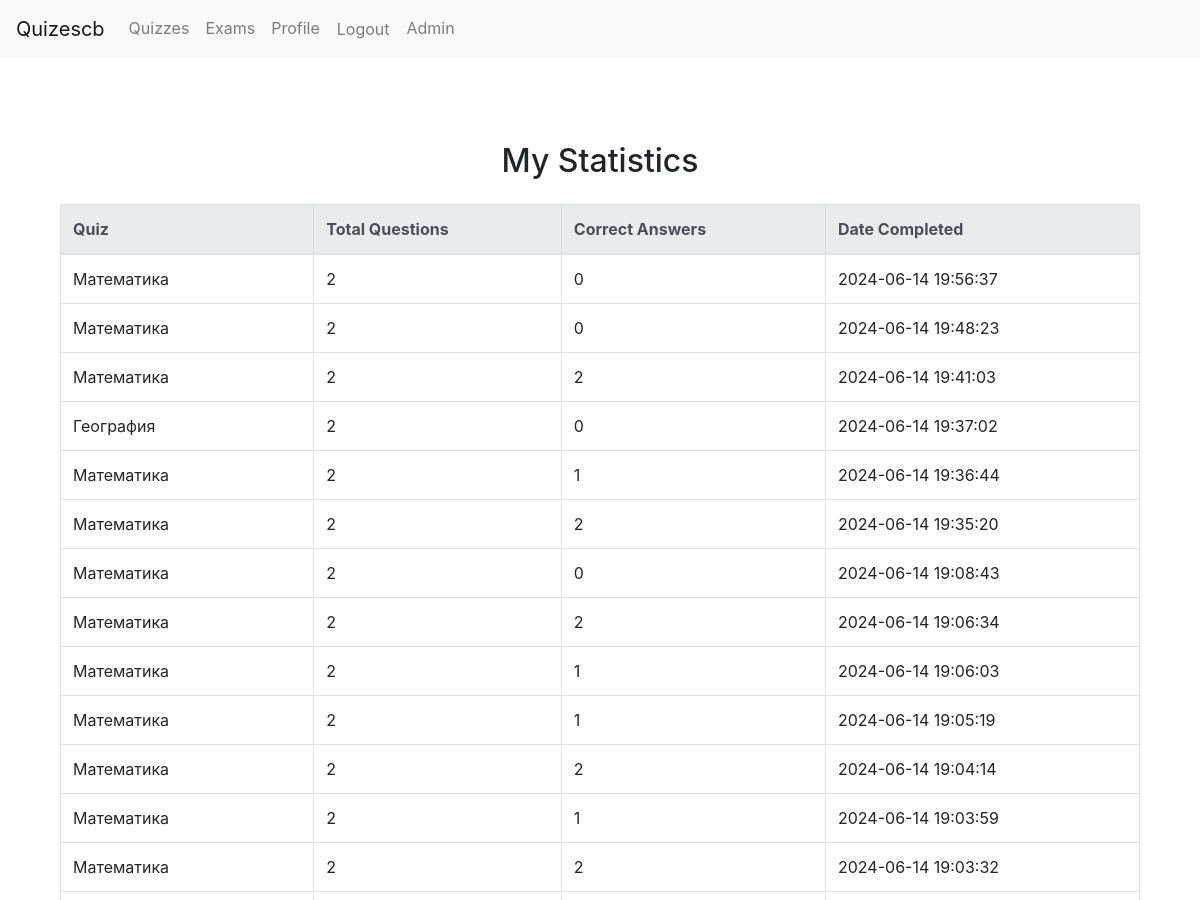
Before: /quizzes/statistics/ (signed in, upper part) with the older database file.
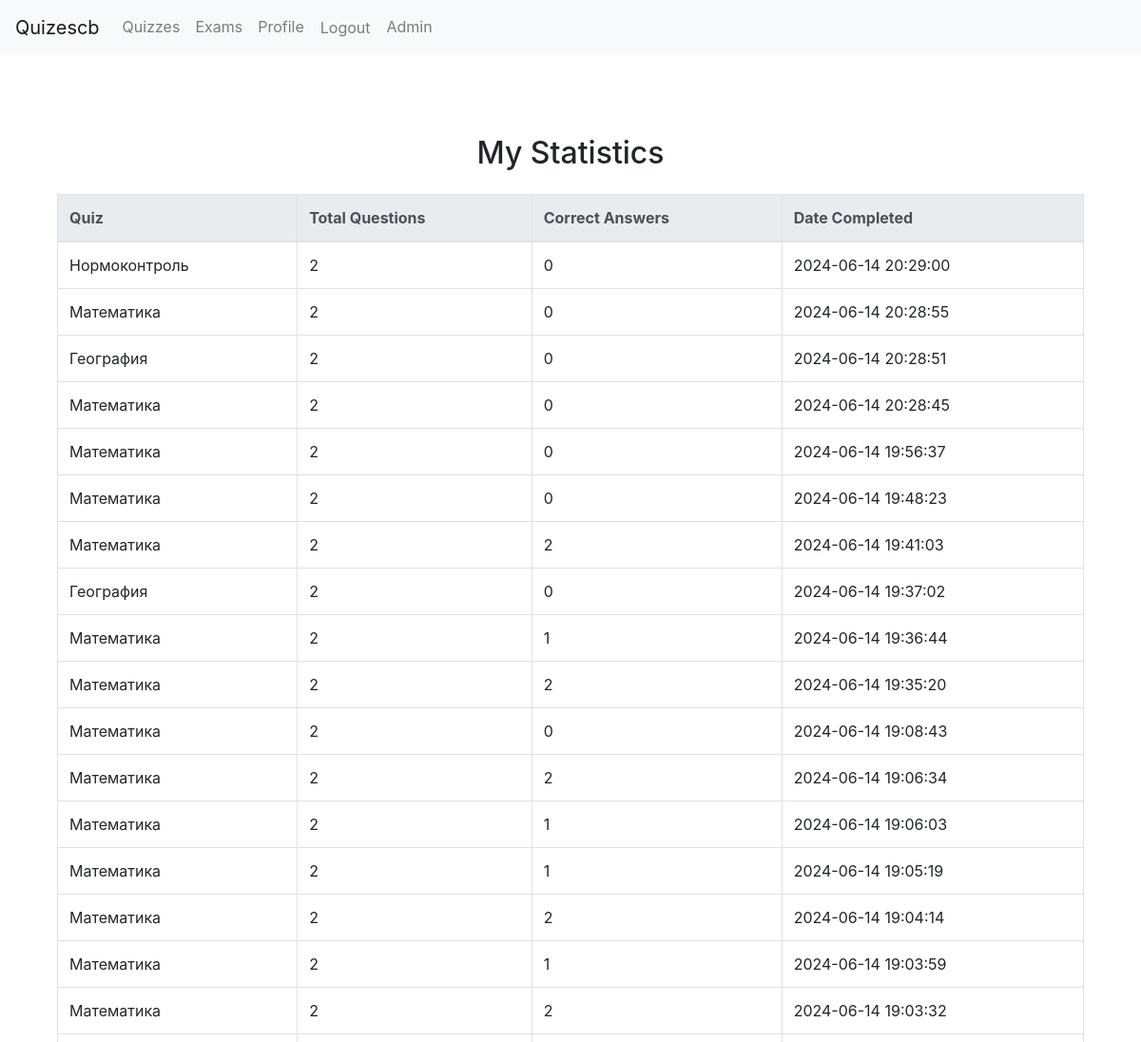
After: the same page with the newer database file.
### quizzes/models.py (models this page shows, shortened)
class UserQuizResult(models.Model):
    user = models.ForeignKey(User, on_delete=models.CASCADE)
    quiz = models.ForeignKey(Quiz, on_delete=models.CASCADE)
    total_questions = models.IntegerField()
    correct_answers = models.IntegerField()
    completed_at = models.DateTimeField(default=timezone.now)

class Quiz(models.Model):
    title = models.CharField(max_length=200)
    description = models.TextField()
    department = models.ForeignKey(Department, on_delete=models.CASCADE, null=True, blank=True)
    is_exam = models.BooleanField(default=False)  # Добавленное поле
    duration = models.IntegerField(default=10)  # Duration in minutes

### quizzes/views.py (the view)
# urls.py: path('statistics/', views.user_statistics, name='user_statistics'),
@login_required
def user_statistics(request):
    log_user_activity(request.user, "Viewed user statistics")
    user_results = UserQuizResult.objects.filter(user=request.user).order_by('-completed_at')
    return render(request, 'quizzes/user_statistics.html', {'user_results': user_results})

### quizzes/views.py (called while the page is built)
def log_user_activity(user, activity):
    UserActivityLog.objects.create(user=user, activity=activity)

### quizzes/templates/quizzes/user_statistics.html (shortened to what this page needs)
{% extends 'quizzes/base.html' %}
{% block content %}
<div class="container">
    <h2 class="text-center my-4">My Statistics</h2>
    <table class="table table-bordered table-hover">
        <thead class="thead-light">
            <tr>
                <th>Quiz</th>
                <th>Total Questions</th>
                <th>Correct Answers</th>
                <th>Date Completed</th>
            </tr>
        </thead>
        <tbody>
            {% for result in user_results %}
                <tr>
                    <td>{{ result.quiz.title }}</td>
                    <td>{{ result.total_questions }}</td>
                    <td>{{ result.correct_answers }}</td>
                    <td>{{ result.completed_at|date:"Y-m-d H:i:s" }}</td>
                </tr>
            {% endfor %}
        </tbody>
    </table>
</div>
{% endblock %}

Changed rows visible on the page:
added UserQuizResult: quiz "Нормоконтроль", total_questions "2", correct_answers "0", completed_at "2024-06-14 20:29:00"
added UserQuizResult: quiz "Математика", total_questions "2", correct_answers "0", completed_at "2024-06-14 20:28:55"
added UserQuizResult: quiz "География", total_questions "2", correct_answers "0", completed_at "2024-06-14 20:28:51"
added UserQuizResult: quiz "Математика", total_questions "2", correct_answers "0", completed_at "2024-06-14 20:28:45"
